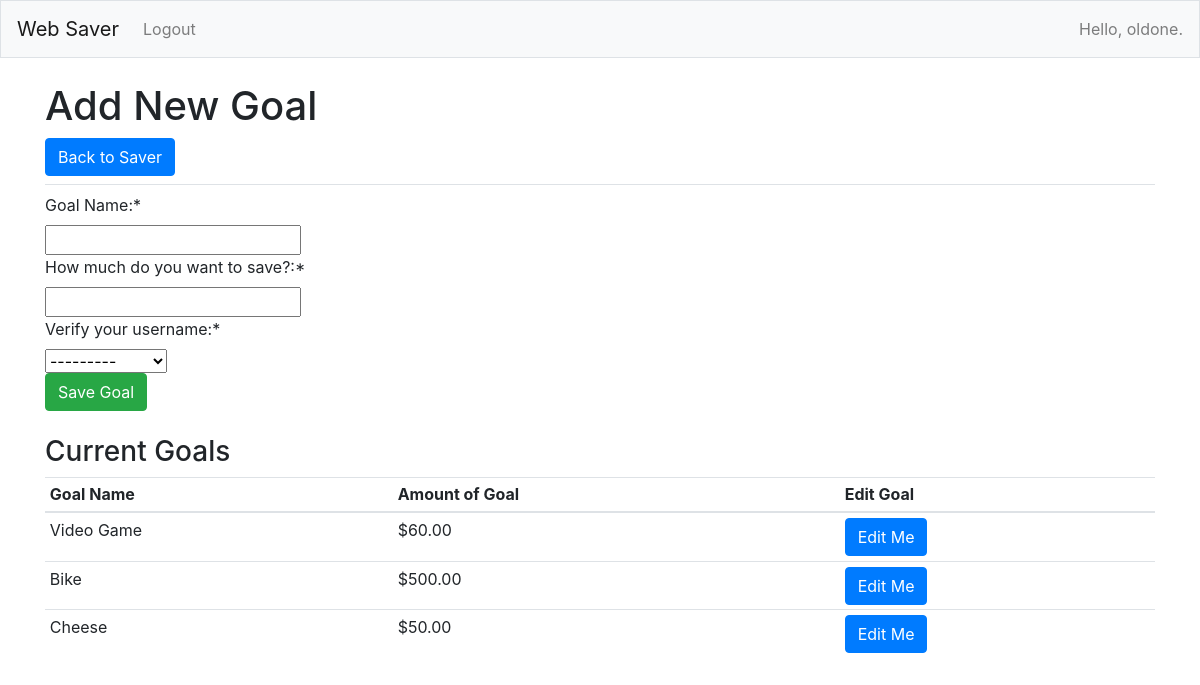
Page /new_goal/ (signed in) on the committed database.
### web_save_app/models.py (models this page shows, shortened)
class Goal(models.Model):
	name = models.CharField(max_length=80)
	date_added = models.DateTimeField(auto_now_add=True)
	user_id = models.ForeignKey(User,on_delete = models.CASCADE)
	goal_amount = models.DecimalField(max_digits = 10, decimal_places = 2)
	is_active = models.BooleanField(default = True)

### web_save_app/views.py (the view)
# urls.py: path('new_goal/',views.new_goal,name='new_goal'),
@login_required
def new_goal(request):
	goals=Goal.objects.filter(user_id=request.user).filter(is_active = True)
	if request.method != 'POST':
		form = NewGoalForm()
	else:
		form = NewGoalForm(data=request.POST)
		if form.is_valid():
			form.save()
			return redirect('web_save_app:saver')
	context={'goals':goals,'form':form}
	return render(request,'web_save_app/new_goal.html',context)

### web_save_app/forms.py
class NewGoalForm(forms.ModelForm):
	def __init__(self, *args, **kwargs):
		super(NewGoalForm, self).__init__(*args, **kwargs)
		self.fields['goal_amount'].widget.attrs['max'] = -.01
		self.fields['goal_amount'].decimal_places = 2
	class Meta:
		model = Goal
		fields = ['name', 'goal_amount', 'user_id']
		labels = {'name': 'Goal Name:', 'goal_amount':'How much do you want to save?:', 'user_id': 'Verify your username:'}

### web_save_app/templatetags/my_filters.py (called while the page is built)
def currency(dollars):
    dollars = round(float(dollars), 2)
    return "$%s%s" % (intcomma(int(dollars)), ("%0.2f" % dollars)[-3:])

### web_save_app/templates/web_save_app/new_goal.html (shortened to what this page needs)
{% extends 'web_save_app/base.html' %}
{% load my_filters %}
{% block page_header %}
	<h1>Add New Goal</h1>
	<a class="btn btn-primary" href="{% url 'web_save_app:saver' %}" role="button">Back to Saver</a>
{% endblock page_header %}
{% load crispy_forms_tags %}
{% block content %}
	<form action ="{% url 'web_save_app:new_goal' %}" method='post'>
		{{ form|crispy }}
		<button type = "submit" class="btn btn-success">Save Goal</button>
	</form>
<div>
<h3> Current Goals</h3>
<table>
<table class="table table-sm">
	<thead>
	<tr>
		<th scope = "col">Goal Name</th>
		<th scope = "col">Amount of Goal</th>
		<th scope = "col">Edit Goal</th>
	</tr>
	</thead>
	<tbody>
	{% for goal in goals %}
		<tr>
			<td>{{goal.name}}</td>
			<td>{{goal.goal_amount|currency}}</td>
			<td><a class="btn btn-primary" href="{% url 'web_save_app:edit_goal' goal.id %}" role="button">Edit Me</a></td>
	{% endfor %}
	</div>
{% endblock content %}

### web_save_app/templates/web_save_app/base.html (shortened to what this page needs)
{% load bootstrap4 %}
<!doctype html>
<html lang="en">
<head>
	{% bootstrap_css %}
</head>
<body>
	<nav class="navbar navbar-expand-md navbar-light bg-light mb-4 border">
		<a class="navbar-brand" href="{% url 'web_save_app:index'%}">Web Saver</a>
		<div class="collapse navbar-collapse" id="navbarCollapse">
			{% if user.is_authenticated %}
			<ul class="navbar-nav mr-auto">
				<li class="nav-item">
				<a class="nav-link"
					href="{% url 'web_save_app:logout' %}">
				Logout</a></li>
			</ul>
			<ul class="navbar-nav ml-auto">
				<li class="nav-item">
					<span class="navbar-text"}>Hello, {{ user.username }}.</span>
				</li>
			{% else %}
			<ul class="navbar-nav mr-auto">
				<li class="nav-item">
				<a class="nav-link"
					href="{% url 'web_save_app:login' %}">
				Login</a></li>
		{% endif %}
			</ul>
		</div>
	</nav>
	<main role="main" class="container">
		<div class="pb-2 mb-2 border-bottom">
			{% block page_header %}{% endblock page_header %}
		</div>
		<div>
			{% block content %}{% endblock content %}
		</div>
	</main>
</body>
</html>

### rows in the picture
Goal: name "Video Game", goal_amount "$60.00"
Goal: name "Bike", goal_amount "$500.00"
Goal: name "Cheese", goal_amount "$50.00"

### other values in the picture
{{ user.username }} "oldone"
